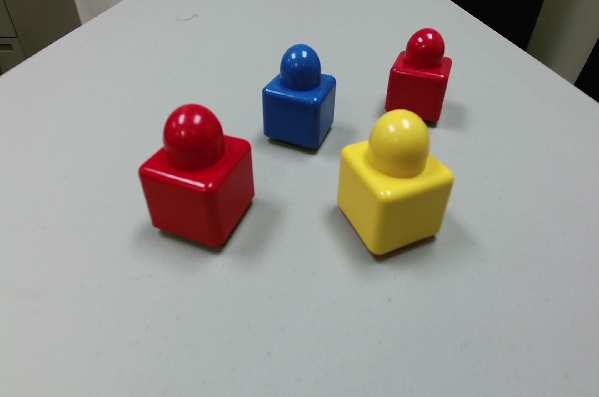
#> input picture lib/testImage1.png, 599 x 397 px
$ python parse_image.py --image ../../../../lib/testImage1.png   (Python 2 division)
#> lines starting #> are read from the running program, lines starting #| are printed output that depends on the picture; after the words box and inside, x2 and y2 are one past the last pixel; in counts of white or black regions, pixels touching at a corner belong together
### src/l_bot/scripts/lib/image/common/utils.py
########################################################
# Utils.py

#   This script handles common parsing of the image
#             processing module
#
#
#  Author : Nisha Pillai
#  Date : 11/02/2015
#
########################################################

import cv2
import numpy as np
objectAttributes = []

def imageRead(imageFile):
 #  image = cv2.imread(imageFile)
   return imageFile

def killWindows() :
   cv2.destroyAllWindows()

def colorToGray(image):
   imgray = cv2.cvtColor(image,cv2.COLOR_BGR2GRAY)
   return imgray

def threshChange(image):
   ret,threshold = cv2.threshold(image,127,255,0)
   return threshold


def findContour(threshold):
   contours, hie = cv2.findContours(threshold,cv2.RETR_TREE,cv2.CHAIN_APPROX_NONE)
   return contours


# [40 lines left out: function selectContour, not called in this run]

def boundingRectangle(contour):
   x,y,w,h = cv2.boundingRect(contour)
   return (x,y,w,h)

# [68 lines left out: functions drawRectangle, objectIdentification, draw_contour, objectIdentification1, not called in this run]

def addColorShapeAttributes(cnt,pixels) :
   attr = {'color' : pixels, 'shape' : cnt}
   objectAttributes.append(attr)


def displayColorShapeAttributes():
   for obj in objectAttributes:
      print obj

def getColorShapeAttributes() :
   return objectAttributes

### src/l_bot/scripts/lib/image/color/detectColor.py
########################################################
# detectColor.py
#
#   This module does color segmentation part of the project
#
#  Author : Nisha Pillai
#  Date : 11/02/2015
#
########################################################


import cv2
import numpy as np

BOUNDARIES1 = {
    'red': ([170, 160, 60], [180, 255, 255]),
    'blue': ([110, 50, 50], [130, 255, 255]),
    'green': ([38, 50, 50], [75, 255, 255]),
    }

# Ideally boundary lower upper values should be set by the joint learning framework.
# Here values are added statically for testing the modules

BOUNDARIES2 = {
    'red': ([0, 0, 60], [50, 50, 255]),
    'blue': ([86, 31, 4], [220, 88, 50]),
    'yellow': ([25, 146, 190], [62, 174, 250]),
    }

BOUNDARIES = {
    'red': ([4, 0, 29], [195, 183, 239]),
    'blue': ([86, 31, 4], [220, 88, 50]),
    'yellow': ([25, 146, 190], [62, 174, 250]),
    }


# [15 lines left out: functions selectRange, selectColor, not called in this run]


def findColorFromPixel(image,x,y) :
   pixel = image[x,y]
   return pixel


# [18 lines left out: function findAllPixels, not called in this run]


def findAverageRGB(pixNp) :
   A = np.vstack([pixNp])
   return np.average(A, axis=0, weights=A.astype(bool))

# [4 lines left out: function findMinMaxOfPixels, not called in this run]

def findUniquePixels(pixNp):
   pixNp = set(map(tuple,pixNp))
   return pixNp

# [38 lines left out: functions changeScale, intersection, compare_items, not called in this run]

### src/l_bot/scripts/lib/image/common/argParser.py
########################################################
# argParser.py

#   This script handles parsing part of the image
#             processing module
#
#
#  Author : Nisha Pillai
#  Date : 11/02/2015
#
#
########################################################

import argparse

def argument_parse():
   argParse = argparse.ArgumentParser()
   argParse.add_argument("-i", "--image", help = "path to the image")
   args = vars(argParse.parse_args())
   return args

### src/l_bot/scripts/lib/framework.py
'''
@Description: This code attempts to model the joint learning architecture presented in A Joint Model of Language and Perception for Grounded Attribute Learning
			  Referer to http://cynthia.matuszek.org/Pubs/MatuszekICML2012.pdf, http://cynthia.matuszek.org/Slides/MatuszekFutureOfHRIWorkshopICRA2012.pdf
'''

__author__	= "Karan K. Budhraja"
__email__	= "karanb1@umbc.edu"

# libraries used
from abc import ABCMeta
from abc import abstractmethod
from lib.image.color import detectColor as dc
from lib.image.shape import shapeUtils as su
import sets

# ObjWord constants
# possible example polarities
OW_POSITIVE_POLARITY = "+"
OW_NEGATIVE_POLARITY = "-"
# comparison threshold values to consider items as duplicates
# ignoring duplicates right now
OW_COLOR_DUPLICATE_THRESHOLD = 1.1
OW_SHAPE_DUPLICATE_THRESHOLD = 1.1
# comparison threshold values to consider items as matched or mismatched
# this is for classification purposes
OW_COLOR_POSITIVE_EXAMPLE_THRESHOLD = 0.4
OW_COLOR_NEGATIVE_EXAMPLE_THRESHOLD = 0.2
OW_COLOR_CLASSIFICATION_THRESHOLD = 0.9
OW_SHAPE_POSITIVE_EXAMPLE_THRESHOLD = 0.9
OW_SHAPE_NEGATIVE_EXAMPLE_THRESHOLD = 0.2
OW_SHAPE_CLASSIFICATION_THRESHOLD = 0.9

# JointModel constants
JM_GUESS_SCORE_THRESHOLD = 0.8

'''
class created corresponding to classifier for each word
the name is derived from the notation obj-color and obj-shape used in the paper
each object corresponds to a word
each object corresponds to examples related to that word. examples may be positive or negative
'''
class ObjWord:

	# enable creation of abstract methods
	__metaclass__ = ABCMeta

	# creating an object corresponding to a new word
	# word: string
	# example: image
	# example polairty: global definition (constant)
	# [5 lines left out: function __init__, not called in this run]

	# each derived class must define its item comparison method
	# this is used to compare two items on different features
	# the features are specified by the derived class

	# compare two items and get a score
	# item 1: image corresponding to word
	# item 2: image corresponding to word
	@abstractmethod
	def compare_items(self, item1, item2):
		pass

	# score for two duplicate items being compared
	# score varies with comparison method and is therefore class dependent
	@abstractmethod
	def get_duplicate_threshold(self):
		pass

	# score for example compared with positive example
	# score varies with comparison method and is therefore class dependent
	@abstractmethod
	def get_positive_example_threshold(self):
		pass

	# score for example compared with negative example
	# score varies with comparison method and is therefore class dependent
	@abstractmethod
	def get_negative_example_threshold(self):
		pass

	# score for classification with example
	# score varies with comparison method and is therefore class dependent
	@abstractmethod
	def get_classification_threshold(self):
		pass

	# check for duplicates
	# item 1: image corresponding to word
	# item 2: image corresponding to word
	# [96 lines left out: functions is_equal, is_known_example, add_example, calculate_probability_score, not called in this run]

'''
initialization: each word may correspond to a color, shape or synonym
null hypothesis is not a class. it is a conclusion if no class matches
'''
class ObjColor(ObjWord):

	# static type definition
	_type_ = "Color"

	# static computation table
	_computation_table_ = {}

	# compare two items in terms of colors and get a score
	# item 1: image
	# item 2: image
	# [14 lines left out: function compare_items, not called in this run]

	# score for two duplicate items being compared
	# score varies with comparison method and is therefore class dependent
	def get_duplicate_threshold(self):
		return OW_COLOR_DUPLICATE_THRESHOLD

	# score for example compared with positive example
	# score varies with comparison method and is therefore class dependent
	def get_positive_example_threshold(self):
		return OW_COLOR_POSITIVE_EXAMPLE_THRESHOLD

	# score for example compared with negative example
	# score varies with comparison method and is therefore class dependent
	def get_negative_example_threshold(self):
		return OW_COLOR_NEGATIVE_EXAMPLE_THRESHOLD

	# score for classification with example
	# score varies with comparison method and is therefore class dependent
	def get_classification_threshold(self):
		return OW_COLOR_CLASSIFICATION_THRESHOLD

class ObjShape(ObjWord):

	# static type definition
	_type_ = "Shape"

	# static computation table
	_computation_table_ = {}

	# compare two items in terms of shape and get a score
	# item 1: image
	# item 2: image
	# [14 lines left out: function compare_items, not called in this run]

	# score for two duplicate items being compared
	# score varies with comparison method and is therefore class dependent
	def get_duplicate_threshold(self):
		return OW_SHAPE_DUPLICATE_THRESHOLD

	# score for example compared with positive example
	# score varies with comparison method and is therefore class dependent
	def get_positive_example_threshold(self):
		return OW_SHAPE_POSITIVE_EXAMPLE_THRESHOLD

	# score for example compared with negative example
	# score varies with comparison method and is therefore class dependent
	def get_negative_example_threshold(self):
		return OW_SHAPE_NEGATIVE_EXAMPLE_THRESHOLD

	# score for classification with example
	# score varies with comparison method and is therefore class dependent
	def get_classification_threshold(self):
		return OW_SHAPE_CLASSIFICATION_THRESHOLD

class ObjSynonymColor(ObjWord):

	# re-uses some of ObjWord but not as much as Color and Shape do
	# only re-uses example addition code

	# static type definition
	_type_ = "Synonym Color"

	# creating a word as a synonym for another word
	# word: string
	# synonym: string
	# we do not use the other constructor
	# try to use @override
	# [6 lines left out: function __init__, not called in this run]

	# dummy implementations of abstract methods
	# needed to instantiate ObjSynonym
	# not used by ObjSynonym objects
	def compare_items(self, item1, item2):
		pass
	def get_duplicate_threshold(self):
		pass
	def get_positive_example_threshold(self):
		pass
	def get_negative_example_threshold(self):
		pass
	def get_classification_threshold(self):
		pass

class ObjSynonymShape(ObjWord):

	# re-uses some of ObjWord but not as much as Color and Shape do
	# only re-uses example addition code

	# static type definition
	_type_ = "Synonym Shape"

	# creating a word as a synonym for another word
	# word: string
	# synonym: string
	# we do not use the other constructor
	# try to use @override
	# [6 lines left out: function __init__, not called in this run]

	# dummy implementations of abstract methods
	# needed to instantiate ObjSynonym
	# not used by ObjSynonym objects
	def compare_items(self, item1, item2):
		pass
	def get_duplicate_threshold(self):
		pass
	def get_positive_example_threshold(self):
		pass
	def get_negative_example_threshold(self):
		pass
	def get_classification_threshold(self):
		pass

'''
joint model class which will contain many word based classifiers
for synonyms, two classifiers may have large confidence in a situation. merging of examples should then be considered
we will not deal with synonyms for now
since the model is data driven, we do not need to train classifiers. we simply store data an calculate at test time
'''
class JointModel:

	# creating an empty model
	def __init__(self):

		# known words and their classifiers
		self.knownWords = {}
		self.minimumGuessScore = JM_GUESS_SCORE_THRESHOLD

	# return known words for evaluating classifiers
	# [100 lines left out: functions get_known_words, add_word_example_pair, not called in this run]

	'''
	experiment: trained attributes
	'''
	# classify a word with corresponding example and get positive or negative confirmation
	# if the classifier is confident, then we don't know
	# e.g. "is this green?"
	# word: string
	# example: image
	# classificationScores: dictionary of classification scores per classifier
	# [54 lines left out: function classify_word_example, not called in this run]

	'''
	experiment: novel scene
	'''
	# classify a new example and get corresponding word
	# if no classifier is confident, then it is a new category of example. we do not handle this right now
	# e.g. "what is this?"
	# e.g. of bayes' rule: p(cube|example) = p(example|cube) * p(cube) / p(example)
	# p(example) is constant across all word classifications and can be ignored when comparing them
	# p(example|cube): the fraction of examples in "cube" which matched the current example
	# p(cube): the fraction of examples under "cube" relative to examples over all known words
	# p(cube) = totalExamples of cube / total examples of all words
	# the denominator is constant for all word scores. ignore it
	# consider non-normalized version of p(cube) to calculate score
	# example: image
	# [47 lines left out: function classify_example, not called in this run]

	'''
	experiment: novel english
	'''
	# get a sentence and an image
	# compute a score which represents association of words with that image
	# classify that image and get words associated with it in decending order
	# get ranks of word mentioned by user
	# score is sum of 1/rank for each word
	# e.g. "this is a blue cube"
	# [36 lines left out: function associate_words_example, not called in this run]

### src/l_bot/scripts/lib/alframework.py
'''
@Description: This code attempts to model the active learning architecture which extends the joint architecture model presented in A Joint Model of Language and Perception for Grounded Attribute Learning
                          Referer to http://cynthia.matuszek.org/Pubs/MatuszekICML2012.pdf, http://cynthia.matuszek.org/Slides/MatuszekFutureOfHRIWorkshopICRA2012.pdf

This code is extended/modified from Joint Architecture developed by Karan Budhraja
'''

__author__      = "Nisha Pillai"
__email__       = "npillai1@umbc.edu"

# Image processing Lib.
from lib.image.common import utils
from lib.image.color import detectColor as dc
from lib.image.shape import shapeUtils as su

from framework import JointModel as jm
from framework import ObjSynonymColor as ObjColor
from framework import ObjSynonymShape as ObjShape

# import language processing library
from lib.lang.nlp import LanguageModule as lm

# JointModel constants
JM_GUESS_SCORE_THRESHOLD = 0.8

BEST_SYN_SCORE_COLOR = 0.4
BEST_SYN_SCORE_SHAPE = 0.9
BEST_SIM_SCORE = 0.95
BEST_NEG_SYN_SCORE = 0.35
LEAST_LOW_SCORE    = 0.25

AL_QUESTIONNAIRE = {1 : "What is this?",
                    2 : "Is this same as ",
                    3 : "Is this thing similar to ",
                    4 : "Is this different from ",
                    5 : "Can you show me a ",
                    6 : "Okay, You May Now Provide next Object..."}

'''
bla bla bla
joint model class which will contain many word based classifiers
for synonyms, two classifiers may have large confidence in a situation. merging of examples should then be considered
we will not deal with synonyms for now
since the model is data driven, we do not need to train classifiers. we simply store data an calculate at test time
'''
class ALUniRobotDrivenModel:

        # creating an empty model if the joint model is not passed to it.
        def __init__(self, joint_model=None):
                # known words and their classifiers
                if joint_model == None:
                    self.jModel = jm()
                else:
                    self.jModel = joint_model

                self.questionFlag = 0
                self.synCandidates = []
                self.simCandidates = []
                self.negSynCandidates = []
                self.dissimilarCandidates = []
                self.wordInQuestion = ""
                self.newWords = []
                self.counter = 0
                self.lowConfCandidates = []

        # [55 lines left out: functions prepare_questions, prepareLowConfQuestions, arRemove, wordRemovalfromQuestCandidates, wordsAdd, not called in this run]

        def differentWordAdd(self,word2,example,examplePolarity) :
           self.jModel.add_word_example_pair(word2, example, examplePolarity)

        # [158 lines left out: functions wordSynAdd, wordAddPositiveExample, wordAddPosSynExample, wordNegExample, add_word_example_pair, processImage and 1 more, not called in this run]

'''
main function
'''
def main():

	pass

main()

### src/l_bot/scripts/lib/parse_image.py
########################################################
#parse_image.py

#   This script handles the training and testing part of
#      Color attributes of an object in the picture
#
#  Author : Nisha Pillai
#  Date : 11/02/2015
#
########################################################

import cv2
import copy
from image.color import detectColor as dc
from image.common import utils
from image.common import argParser
from image.shape import shapeUtils as su
from framework import JointModel as jm
from alframework import ALUniRobotDrivenModel as al


def imageRead(imageFile):
#> called with imageFile = '../../../../lib/testImage1.png'
   image = cv2.imread(imageFile)
#> image is the input picture: shape (397, 599, 3); mean B, G, R 148.3, 152.9, 157.1
   return image

args = argParser.argument_parse()

imageFile = args["image"]

image1 = imageRead(imageFile)
image_copy = copy.copy(image1)

def getShapeColor(image):
   cnt = utils.objectIdentification(image)
#> in colorToGray, `imgray = cv2.cvtColor(image,cv2.COLOR_BGR2GRAY)`:
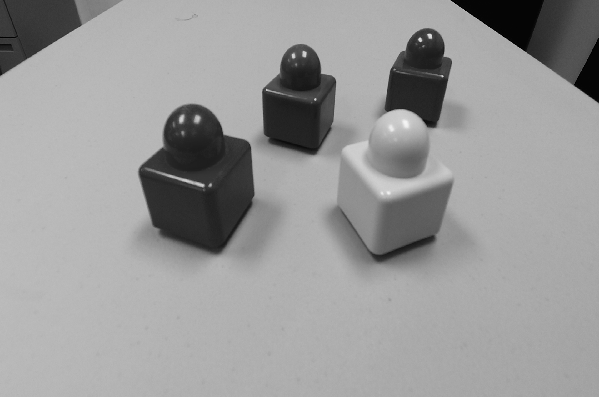
#> imgray: shape (397, 599); min 0, max 244, mean 153.6
#> in threshChange, `ret,threshold = cv2.threshold(image,127,255,0)`:
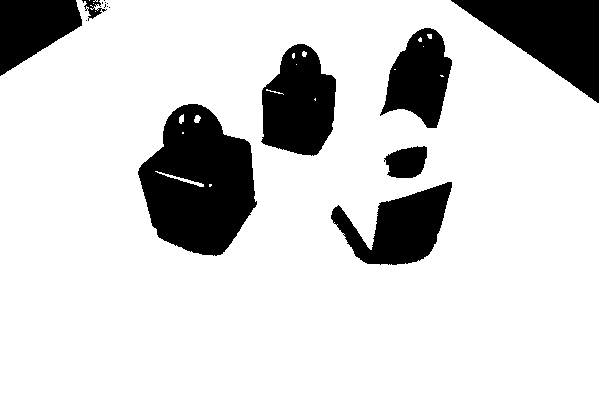
#> threshold: shape (397, 599); 82.7% white; 16 black regions (8 under 20 px)
#> in findContour, `contours, hie = cv2.findContours(threshold,cv2.RETR_TREE,cv2.CHAIN_APP..`: contours = 44 contours, 35 with area under 20; largest, box (x1, y1, x2, y2) and area: (0, 0, 599, 397) 224894, (137, 103, 258, 257) 12780, (260, 43, 337, 157) 6374, (330, 181, 453, 266) 5522, (379, 27, 453, 129) 4580; hie = 44 rows, first 6: [1, -1, -1, -1], [2, 0, -1, -1], [3, 1, -1, -1], [4, 2, -1, -1], [5, 3, -1, -1], [-1, 4, 6, -1]
#> the loop in selectContour, `for index in range(len(contours)) : #      print "Object ",index` made 44 passes
#> after the loop in selectContour, `for index in range(len(contours)) :`: my_list = 44 values, max 224893.5 at index 5, min 0 at index 0, mean 5807.1
#> in selectContour, `list1 = my_list`: list1 has the same summary as my_list
#> in selectContour, `fi = sorted(set(list1))[-1]`: fi = 224893.5
#> in selectContour, `index = my_list.index(fi)`: index = 5
#> in boundingRectangle, `x,y,w,h = cv2.boundingRect(contour)`: x = 0; w = 599; h = 397
#> in selectContour, `x,y,w,h = boundingRectangle(contours[index])`: x = 0; w = 599; h = 397
#> in selectContour, `mi = sorted(set(list1))[-2]`: mi = 12779.5
#> in selectContour, `index = my_list.index(mi)`: index = 10
#> in objectIdentification, `cnt = contours[contNo]`: cnt = contour of 399 points, box (x1, y1, x2, y2) (137, 103, 258, 257), area 12780
   x,y,w,h = utils.boundingRectangle(cnt)
#> x = 137; y = 103; w = 121; h = 154

   pixNp = dc.findAllPixels(image_copy,cnt,x,y,w,h)
#> after the loop in findAllPixels, `for i in range(x,x+w) :`: pixels = 11818 items, first 6: [99, 100, 150], [106, 104, 156], [109, 108, 158], [113, 112, 152], [97, 80, 171], [72, 54, 153]; points = 11818 pairs, first value 138 to 254, second value 104 to 249
   #print "Number of Pixels inside the contour : ", len(pixNp)

   avgB,avgG,avgR = dc.findAverageRGB(pixNp)
#> avgB = 25.1; avgG = 20.68; avgR = 123.1
   #print "Average  B G R value inside the Contour : ", avgB,avgG,avgR

   min,max = dc.findMinMaxOfPixels(pixNp)
#> in findMinMaxOfPixels, `minPix = np.min(pixNp, axis=0)`: minPix = [6, 0, 36]
#> in findMinMaxOfPixels, `maxPix = np.max(pixNp, axis=0)`: maxPix = [207, 192, 249]
#> min = [6, 0, 36]; max = [207, 192, 249]
   #print "Min and Max B G R value inside the contour : ",min, max

   pixNp = dc.findUniquePixels(pixNp)
#> in findUniquePixels, `pixNp = set(map(tuple,pixNp))`: pixNp = 4009 items
#> pixNp = 4009 items
   #print "Number of Unique Pixels inside the Contour : ",len(pixNp)

   x1 = (x + x + w) / 2
#> x1 = 197
   y1 = (y + y + h) / 2
#> y1 = 180
   #print "B G R of Pixel from the middle of the image : ",dc.findColorFromPixel(image_copy,y1,x1)
   #print "Object Shape : ",cnt

   attrs = utils.getColorShapeAttributes()

   for obj in attrs:
     #print "Object Comparison : "
     su.compare_items(obj['shape'],cnt)
     dc.compare_items(obj['color'],pixNp)
     #print obj['shape']

   utils.addColorShapeAttributes(cnt,pixNp)
   return cnt,pixNp


#utils.displayColorShapeAttributes()
#dc.selectColor(image_copy,'yellow')

########################################################
# karan testing joint model
########################################################


[cnt,pixNp]  = getShapeColor(image1)
#> pixNp = 4009 items
image = {}
image['shape'] = cnt
image['color'] = pixNp
#print pixNp

al = al()

qType = 0
words = []
examplePolarity = ""

#> (the run stopped early here; a loop or call above may not have finished)
